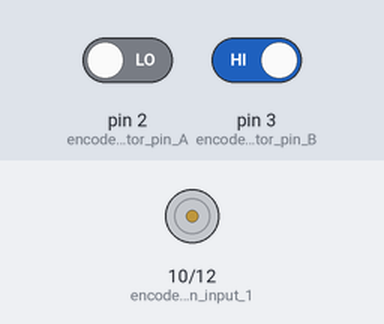
This sketch was run on a simulated Arduino Mega 2560, built with avr-gcc and run on an emulated ATmega2560. Parts: motor-driver pin pairs drawn as motors (green arrow = first pin HIGH = forward, orange = second pin HIGH = backward, longer = more drive, scaled by the enable pin). The inputs (shaded band) are chosen by the test bench; at power-on: pin 2 (encoder_motor_pin_A) LOW, pin 3 (encoder_motor_pin_B) HIGH.

Above: at 0.1 s.
At 4.1 s:
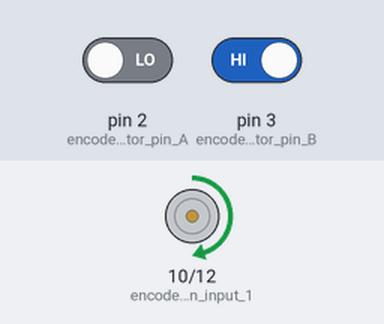
Timing chart, 0 to 5.6 s (numbered marks = the images above):
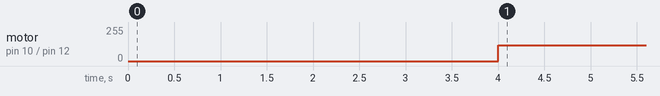

Measured:
- by itself, motor on pin 10 (encoder_motor_pin_input_1) / pin 12 (encoder_motor_pin_input_2): stopped → forward 120/255 at 4.0 s

The sketch:

EncoderMotorTest.ino
```cpp
#define encoder_motor_pin_A 2 //change to corresponding pins in mega
#define encoder_motor_pin_B 3 //change to corresponding pins in mega
#define encoder_motor_pin_input_1 10
#define encoder_motor_pin_input_2 12
#define encoder_motor_pin_enable 11

volatile unsigned int encoder_motor_pos = 2250;

void setup() {

  pinMode(encoder_motor_pin_A, INPUT);
  pinMode(encoder_motor_pin_B, INPUT);
  attachInterrupt(0, doEncoderA, CHANGE);
  attachInterrupt(1, doEncoderB, CHANGE);

  pinMode(encoder_motor_pin_input_1, OUTPUT);
  pinMode(encoder_motor_pin_input_2, OUTPUT);
  pinMode(encoder_motor_pin_enable, OUTPUT);

  Serial.begin (9600);

}
void loop()
{
  encoderMotorPos(2250);
  delay(4000);
  encoderMotorPos(3250);
  delay(4000);
}

void encoderMotorPos(int encoder_motor_final_pos)
{
  while(encoder_motor_pos<encoder_motor_final_pos)
  {
    digitalWrite(encoder_motor_pin_input_1, HIGH);
    digitalWrite(encoder_motor_pin_input_2, LOW);
    analogWrite(encoder_motor_pin_enable, 120);
  }
  while(encoder_motor_pos>encoder_motor_final_pos)
  {
    digitalWrite(encoder_motor_pin_input_1, LOW);
    digitalWrite(encoder_motor_pin_input_2, HIGH);
    analogWrite(encoder_motor_pin_enable, 120);
  }
  digitalWrite(encoder_motor_pin_input_1, HIGH);
  digitalWrite(encoder_motor_pin_input_2, HIGH);
  analogWrite(encoder_motor_pin_enable, 0);
}

void encoderMotorCW(int encoder_motor_steps)
{
  int encoder_motor_final_pos= encoder_motor_pos+encoder_motor_steps;
  while(encoder_motor_final_pos>encoder_motor_pos)
  {
    digitalWrite(encoder_motor_pin_input_1, HIGH);
    digitalWrite(encoder_motor_pin_input_2, LOW);
    analogWrite(encoder_motor_pin_enable, 120);
  }
  digitalWrite(encoder_motor_pin_input_1, HIGH);
  digitalWrite(encoder_motor_pin_input_2, HIGH);
  analogWrite(encoder_motor_pin_enable, 0);
}
void encoderMotorCCW(int encoder_motor_steps)
{
  int encoder_motor_final_pos= encoder_motor_pos-encoder_motor_steps;
  while(encoder_motor_final_pos<encoder_motor_pos)
  {
    digitalWrite(encoder_motor_pin_input_1, LOW);
    digitalWrite(encoder_motor_pin_input_2, HIGH);
    analogWrite(encoder_motor_pin_enable, 120);
  }
  digitalWrite(encoder_motor_pin_input_1, HIGH);
  digitalWrite(encoder_motor_pin_input_2, HIGH);
  analogWrite(encoder_motor_pin_enable, 0);
}

void doEncoderA(){
  if (digitalRead(encoder_motor_pin_A) == HIGH) {
    if (digitalRead(encoder_motor_pin_B) == LOW) {
      encoder_motor_pos = encoder_motor_pos + 1;         // CW
    }
    else {
      encoder_motor_pos = encoder_motor_pos - 1;         // CCW
    }
  }
  else
  {
    if (digitalRead(encoder_motor_pin_B) == HIGH) {
      encoder_motor_pos = encoder_motor_pos + 1;          // CW
    }
    else {
      encoder_motor_pos = encoder_motor_pos - 1;          // CCW
    }
  }
}

void doEncoderB(){
  if (digitalRead(encoder_motor_pin_B) == HIGH) {
    if (digitalRead(encoder_motor_pin_A) == HIGH) {
      encoder_motor_pos = encoder_motor_pos + 1;         // CW
    }
    else {
      encoder_motor_pos = encoder_motor_pos - 1;         // CCW
    }
  }
  else {
    if (digitalRead(encoder_motor_pin_A) == LOW) {
      encoder_motor_pos = encoder_motor_pos + 1;          // CW
    }
    else {
      encoder_motor_pos = encoder_motor_pos - 1;          // CCW
    }
  }
}
```
